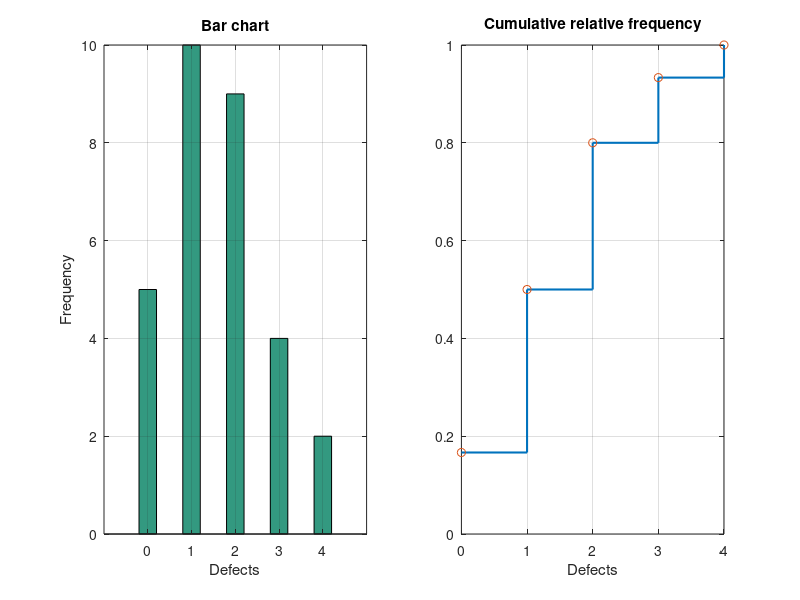

The MATLAB script that drew this image:
%% Question 3 (Lecture 3): Frequency Distribution of a Discrete Variable
clc; clear; close all;

d = [0 1 2 1 0 3 2 1 1 4 2 0 1 2 3 1 2 2 0 1 3 2 1 0 2 1 4 1 2 3];
n = numel(d);

[v, ~, ic] = unique(d);           % distinct values
f   = accumarray(ic(:), 1)';      % frequencies
rf  = f/n;  pct = 100*rf;  cf = cumsum(f);

fprintf('%8s %6s %9s %9s %8s\n', 'Defects', 'f', 'RelFreq', 'Percent', 'CumFreq');
for i = 1:numel(v)
    fprintf('%8d %6d %9.4f %9.2f %8d\n', v(i), f(i), rf(i), pct(i), cf(i));
end
fprintf('%8s %6d %9.4f\n', 'Total', sum(f), sum(rf));
fprintf('\nMost common number of defects = %d (%d samples)\n', v(f == max(f)), max(f));
fprintf('At most 2 defects: %d samples = %.0f %%\n', cf(v == 2), 100*cf(v == 2)/n);

figure('Position', [100 100 900 380]);
subplot(1,2,1)
bar(v, f, 0.4, 'FaceColor', [0.2 0.6 0.5]); xlabel('Defects'); ylabel('Frequency');
title('Bar chart'); grid on
subplot(1,2,2)
stairs(v, cumsum(rf), 'LineWidth', 1.5); hold on
plot(v, cumsum(rf), 'o');
xlabel('Defects'); title('Cumulative relative frequency'); grid on
print('-dpng', '-r130', 'images/Q3_discrete_frequency.png');
